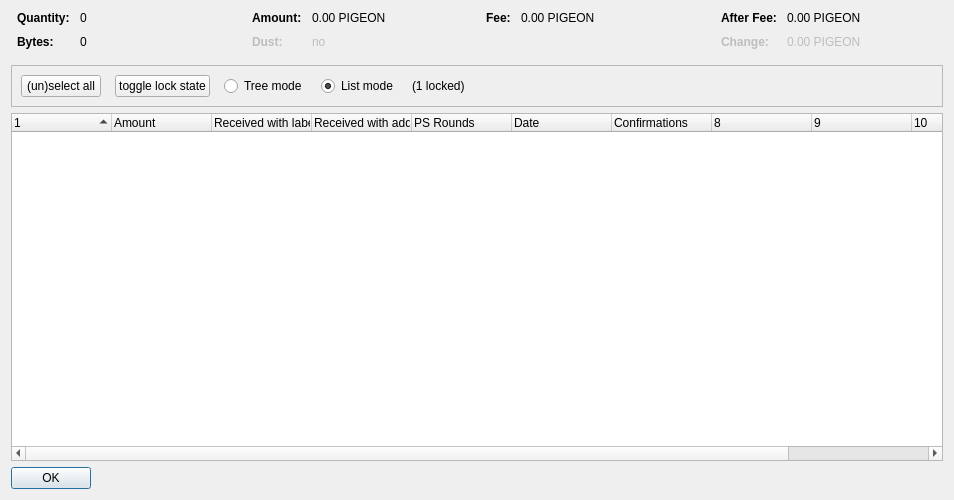
<?xml version="1.0" encoding="UTF-8"?>
<ui version="4.0">
 <class>CoinControlDialog</class>
 <widget class="QDialog" name="CoinControlDialog">
  <property name="geometry">
   <rect>
    <x>0</x>
    <y>0</y>
    <width>954</width>
    <height>500</height>
   </rect>
  </property>
  <property name="windowTitle">
   <string>Coin Selection</string>
  </property>
  <layout class="QVBoxLayout" name="verticalLayout">
   <item>
    <layout class="QHBoxLayout" name="horizontalLayoutTop" stretch="0,0,0,0">
     <property name="topMargin">
      <number>0</number>
     </property>
     <property name="bottomMargin">
      <number>10</number>
     </property>
     <item>
      <layout class="QFormLayout" name="formLayoutCoinControl1">
       <property name="horizontalSpacing">
        <number>10</number>
       </property>
       <property name="verticalSpacing">
        <number>10</number>
       </property>
       <property name="leftMargin">
        <number>6</number>
       </property>
       <property name="rightMargin">
        <number>6</number>
       </property>
       <item row="0" column="0">
        <widget class="QLabel" name="labelCoinControlQuantityText">
         <property name="font">
          <font>
           <weight>75</weight>
           <bold>true</bold>
          </font>
         </property>
         <property name="text">
          <string>Quantity:</string>
         </property>
        </widget>
       </item>
       <item row="0" column="1">
        <widget class="QLabel" name="labelCoinControlQuantity">
         <property name="cursor">
          <cursorShape>IBeamCursor</cursorShape>
         </property>
         <property name="contextMenuPolicy">
          <enum>Qt::ActionsContextMenu</enum>
         </property>
         <property name="text">
          <string notr="true">0</string>
         </property>
         <property name="textInteractionFlags">
          <set>Qt::LinksAccessibleByMouse|Qt::TextSelectableByKeyboard|Qt::TextSelectableByMouse</set>
         </property>
        </widget>
       </item>
       <item row="1" column="0">
        <widget class="QLabel" name="labelCoinControlBytesText">
         <property name="font">
          <font>
           <weight>75</weight>
           <bold>true</bold>
          </font>
         </property>
         <property name="text">
          <string>Bytes:</string>
         </property>
        </widget>
       </item>
       <item row="1" column="1">
        <widget class="QLabel" name="labelCoinControlBytes">
         <property name="cursor">
          <cursorShape>IBeamCursor</cursorShape>
         </property>
         <property name="contextMenuPolicy">
          <enum>Qt::ActionsContextMenu</enum>
         </property>
         <property name="text">
          <string notr="true">0</string>
         </property>
         <property name="textInteractionFlags">
          <set>Qt::LinksAccessibleByMouse|Qt::TextSelectableByKeyboard|Qt::TextSelectableByMouse</set>
         </property>
        </widget>
       </item>
      </layout>
     </item>
     <item>
      <layout class="QFormLayout" name="formLayoutCoinControl2">
       <property name="horizontalSpacing">
        <number>10</number>
       </property>
       <property name="verticalSpacing">
        <number>10</number>
       </property>
       <property name="leftMargin">
        <number>6</number>
       </property>
       <property name="rightMargin">
        <number>6</number>
       </property>
       <item row="0" column="0">
        <widget class="QLabel" name="labelCoinControlAmountText">
         <property name="font">
          <font>
           <weight>75</weight>
           <bold>true</bold>
          </font>
         </property>
         <property name="text">
          <string>Amount:</string>
         </property>
        </widget>
       </item>
       <item row="0" column="1">
        <widget class="QLabel" name="labelCoinControlAmount">
         <property name="cursor">
          <cursorShape>IBeamCursor</cursorShape>
         </property>
         <property name="contextMenuPolicy">
          <enum>Qt::ActionsContextMenu</enum>
         </property>
         <property name="text">
          <string notr="true">0.00 PIGEON</string>
         </property>
         <property name="textInteractionFlags">
          <set>Qt::LinksAccessibleByMouse|Qt::TextSelectableByKeyboard|Qt::TextSelectableByMouse</set>
         </property>
        </widget>
       </item>
       <item row="1" column="0">
        <widget class="QLabel" name="labelCoinControlLowOutputText">
         <property name="enabled">
          <bool>false</bool>
         </property>
         <property name="font">
          <font>
           <weight>75</weight>
           <bold>true</bold>
          </font>
         </property>
         <property name="text">
          <string>Dust:</string>
         </property>
        </widget>
       </item>
       <item row="1" column="1">
        <widget class="QLabel" name="labelCoinControlLowOutput">
         <property name="enabled">
          <bool>false</bool>
         </property>
         <property name="cursor">
          <cursorShape>IBeamCursor</cursorShape>
         </property>
         <property name="contextMenuPolicy">
          <enum>Qt::ActionsContextMenu</enum>
         </property>
         <property name="text">
          <string notr="true">no</string>
         </property>
         <property name="textInteractionFlags">
          <set>Qt::LinksAccessibleByMouse|Qt::TextSelectableByKeyboard|Qt::TextSelectableByMouse</set>
         </property>
        </widget>
       </item>
      </layout>
     </item>
     <item>
      <layout class="QFormLayout" name="formLayoutCoinControl3">
       <property name="horizontalSpacing">
        <number>10</number>
       </property>
       <property name="verticalSpacing">
        <number>10</number>
       </property>
       <property name="leftMargin">
        <number>6</number>
       </property>
       <property name="rightMargin">
        <number>6</number>
       </property>
       <item row="0" column="0">
        <widget class="QLabel" name="labelCoinControlFeeText">
         <property name="font">
          <font>
           <weight>75</weight>
           <bold>true</bold>
          </font>
         </property>
         <property name="text">
          <string>Fee:</string>
         </property>
        </widget>
       </item>
       <item row="0" column="1">
        <widget class="QLabel" name="labelCoinControlFee">
         <property name="cursor">
          <cursorShape>IBeamCursor</cursorShape>
         </property>
         <property name="contextMenuPolicy">
          <enum>Qt::ActionsContextMenu</enum>
         </property>
         <property name="text">
          <string notr="true">0.00 PIGEON</string>
         </property>
         <property name="textInteractionFlags">
          <set>Qt::LinksAccessibleByMouse|Qt::TextSelectableByKeyboard|Qt::TextSelectableByMouse</set>
         </property>
        </widget>
       </item>
      </layout>
     </item>
     <item>
      <layout class="QFormLayout" name="formLayoutCoinControl4">
       <property name="horizontalSpacing">
        <number>10</number>
       </property>
       <property name="verticalSpacing">
        <number>10</number>
       </property>
       <property name="leftMargin">
        <number>6</number>
       </property>
       <property name="rightMargin">
        <number>6</number>
       </property>
       <item row="0" column="0">
        <widget class="QLabel" name="labelCoinControlAfterFeeText">
         <property name="font">
          <font>
           <weight>75</weight>
           <bold>true</bold>
          </font>
         </property>
         <property name="text">
          <string>After Fee:</string>
         </property>
        </widget>
       </item>
       <item row="0" column="1">
        <widget class="QLabel" name="labelCoinControlAfterFee">
         <property name="cursor">
          <cursorShape>IBeamCursor</cursorShape>
         </property>
         <property name="contextMenuPolicy">
          <enum>Qt::ActionsContextMenu</enum>
         </property>
         <property name="text">
          <string notr="true">0.00 PIGEON</string>
         </property>
         <property name="textInteractionFlags">
          <set>Qt::LinksAccessibleByMouse|Qt::TextSelectableByKeyboard|Qt::TextSelectableByMouse</set>
         </property>
        </widget>
       </item>
       <item row="1" column="0">
        <widget class="QLabel" name="labelCoinControlChangeText">
         <property name="enabled">
          <bool>false</bool>
         </property>
         <property name="font">
          <font>
           <weight>75</weight>
           <bold>true</bold>
          </font>
         </property>
         <property name="text">
          <string>Change:</string>
         </property>
        </widget>
       </item>
       <item row="1" column="1">
        <widget class="QLabel" name="labelCoinControlChange">
         <property name="enabled">
          <bool>false</bool>
         </property>
         <property name="cursor">
          <cursorShape>IBeamCursor</cursorShape>
         </property>
         <property name="contextMenuPolicy">
          <enum>Qt::ActionsContextMenu</enum>
         </property>
         <property name="text">
          <string notr="true">0.00 PIGEON</string>
         </property>
         <property name="textInteractionFlags">
          <set>Qt::LinksAccessibleByMouse|Qt::TextSelectableByKeyboard|Qt::TextSelectableByMouse</set>
         </property>
        </widget>
       </item>
      </layout>
     </item>
    </layout>
   </item>
   <item>
    <widget class="QFrame" name="frame">
     <property name="minimumSize">
      <size>
       <width>0</width>
       <height>40</height>
      </size>
     </property>
     <property name="frameShape">
      <enum>QFrame::StyledPanel</enum>
     </property>
     <property name="frameShadow">
      <enum>QFrame::Sunken</enum>
     </property>
     <layout class="QHBoxLayout" name="horizontalLayout">
      <item>
       <layout class="QHBoxLayout" name="horizontalLayoutPanel" stretch="0,0,0,0,0,0">
        <property name="spacing">
         <number>14</number>
        </property>
        <item>
         <widget class="QPushButton" name="pushButtonSelectAll">
          <property name="sizePolicy">
           <sizepolicy hsizetype="Maximum" vsizetype="Fixed">
            <horstretch>0</horstretch>
            <verstretch>0</verstretch>
           </sizepolicy>
          </property>
          <property name="text">
           <string>(un)select all</string>
          </property>
          <property name="autoDefault">
           <bool>false</bool>
          </property>
         </widget>
        </item>
        <item>
         <widget class="QPushButton" name="pushButtonToggleLock">
          <property name="sizePolicy">
           <sizepolicy hsizetype="Maximum" vsizetype="Fixed">
            <horstretch>0</horstretch>
            <verstretch>0</verstretch>
           </sizepolicy>
          </property>
          <property name="text">
           <string>toggle lock state</string>
          </property>
          <property name="autoDefault">
           <bool>false</bool>
          </property>
         </widget>
        </item>
        <item>
         <widget class="QRadioButton" name="radioTreeMode">
          <property name="sizePolicy">
           <sizepolicy hsizetype="Maximum" vsizetype="Fixed">
            <horstretch>0</horstretch>
            <verstretch>0</verstretch>
           </sizepolicy>
          </property>
          <property name="text">
           <string>Tree mode</string>
          </property>
         </widget>
        </item>
        <item>
         <widget class="QRadioButton" name="radioListMode">
          <property name="sizePolicy">
           <sizepolicy hsizetype="Maximum" vsizetype="Fixed">
            <horstretch>0</horstretch>
            <verstretch>0</verstretch>
           </sizepolicy>
          </property>
          <property name="text">
           <string>List mode</string>
          </property>
          <property name="checked">
           <bool>true</bool>
          </property>
         </widget>
        </item>
        <item>
         <widget class="QLabel" name="labelLocked">
          <property name="text">
           <string>(1 locked)</string>
          </property>
         </widget>
        </item>
        <item>
         <spacer name="horizontalSpacer">
          <property name="orientation">
           <enum>Qt::Horizontal</enum>
          </property>
          <property name="sizeHint" stdset="0">
           <size>
            <width>40</width>
            <height>20</height>
           </size>
          </property>
         </spacer>
        </item>
       </layout>
      </item>
     </layout>
    </widget>
   </item>
   <item>
    <widget class="CoinControlTreeWidget" name="treeWidget">
     <property name="contextMenuPolicy">
      <enum>Qt::CustomContextMenu</enum>
     </property>
     <property name="sortingEnabled">
      <bool>false</bool>
     </property>
     <property name="columnCount">
      <number>11</number>
     </property>
     <attribute name="headerShowSortIndicator" stdset="0">
      <bool>true</bool>
     </attribute>
     <attribute name="headerStretchLastSection">
      <bool>false</bool>
     </attribute>
     <column>
      <property name="text">
       <string/>
      </property>
     </column>
     <column>
      <property name="text">
       <string>Amount</string>
      </property>
     </column>
     <column>
      <property name="text">
       <string>Received with label</string>
      </property>
     </column>
     <column>
      <property name="text">
       <string>Received with address</string>
      </property>
     </column>
     <column>
      <property name="text">
       <string>PS Rounds</string>
      </property>
     </column>
     <column>
      <property name="text">
       <string>Date</string>
      </property>
     </column>
     <column>
      <property name="text">
       <string>Confirmations</string>
      </property>
      <property name="toolTip">
       <string>Confirmed</string>
      </property>
     </column>
     <column>
      <property name="text">
       <string/>
      </property>
     </column>
     <column>
      <property name="text">
       <string/>
      </property>
     </column>
     <column>
      <property name="text">
       <string/>
      </property>
     </column>
     <column>
      <property name="text">
       <string/>
      </property>
     </column>
    </widget>
   </item>
   <item>
    <widget class="QDialogButtonBox" name="buttonBox">
     <property name="sizePolicy">
      <sizepolicy hsizetype="Maximum" vsizetype="Fixed">
       <horstretch>0</horstretch>
       <verstretch>0</verstretch>
      </sizepolicy>
     </property>
     <property name="orientation">
      <enum>Qt::Horizontal</enum>
     </property>
     <property name="standardButtons">
      <set>QDialogButtonBox::Ok</set>
     </property>
    </widget>
   </item>
  </layout>
 </widget>
 <customwidgets>
  <customwidget>
   <class>CoinControlTreeWidget</class>
   <extends>QTreeWidget</extends>
   <header>coincontroltreewidget.h</header>
  </customwidget>
 </customwidgets>
 <resources/>
 <connections/>
</ui>
